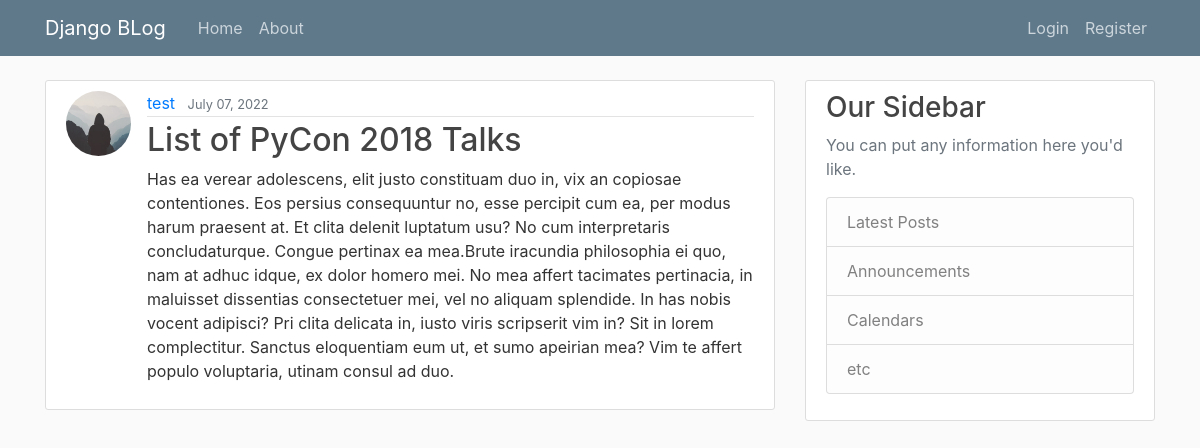
The app's page /post/18/ with its own data.
### blog/models.py (models this page shows, shortened)
class Post(models.Model):
    title = models.CharField(max_length=100)
    content = models.TextField()
    date_posted = models.DateTimeField(default=timezone.now)
    author = models.ForeignKey(User, on_delete=models.CASCADE)

### users/models.py (models this page shows, shortened)
class Profile(models.Model):
    user = models.OneToOneField(User, on_delete=models.CASCADE)
    image = models.ImageField(default='default.jpg', upload_to='profile_pics')

### blog/views.py (the view)
# urls.py: path('post/<int:pk>/', PostDetailView.as_view(), name='post-detail'),
class PostDetailView(DetailView):
    model = Post

### blog/templates/blog/post_detail.html (shortened to what this page needs)
{% extends 'blog/base.html' %}
{% block content %}
    <article class="media content-section">
        <img src="{{ object.author.profile.image.url }}" class="rounded-circle article-img"/>
        <div class="media-body">
            <div class="article-metadata">
            <a class="mr-2" href="{% url 'user-posts' object.author.username %}">{{ object.author }}</a>
            <small class="text-muted">{{ object.date_posted|date:'F d, Y' }}</small>
            </div>
            <h2 class="article-title">{{ object.title }}</h2>
            <p class="article-content">{{ object.content }}</p>
        </div>
        </article>
{% endblock content %}

### blog/static/blog/main.css (style rules this page uses)
body { background: #fafafa; color: #333333; margin-top: 5rem; }
h1, h2, h3, h4, h5, h6 { color: #444444; }
.content-section { background: #ffffff; padding: 10px 20px; border: 1px solid #dddddd; border-radius: 3px; margin-bottom: 20px; }
.article-title { color: #444444; }
.article-content { white-space: pre-line; }
.article-img { height: 65px; width: 65px; margin-right: 16px; }
.article-metadata { padding-bottom: 1px; margin-bottom: 4px; border-bottom: 1px solid #e3e3e3 }

### records on screen
Post: author.profile.image (placeholder picture), author "test", date_posted "July 07, 2022", title "List of PyCon 2018 Talks", content "Has ea verear adolescens, elit justo constituam duo in, vix an copiosae contentiones. Eos persius consequuntur no, esse percipit cum ea, per modus harum praesent at. Et clita delenit luptatum usu? No cum interpretaris concludaturque. Congue pertinax ea mea.Brute iracundia philosophia ei quo, nam at adhuc idque, ex dolor homero mei. No mea affert tacimates pertinacia, in maluisset dissentias consectetuer mei, vel no aliquam splendide. In has nobis vocent adipisci? Pri clita delicata in, iusto viris scripserit vim in? Sit in lorem complectitur. Sanctus eloquentiam eum ut, et sumo apeirian mea? Vim te affert populo voluptaria, utinam consul ad duo."
